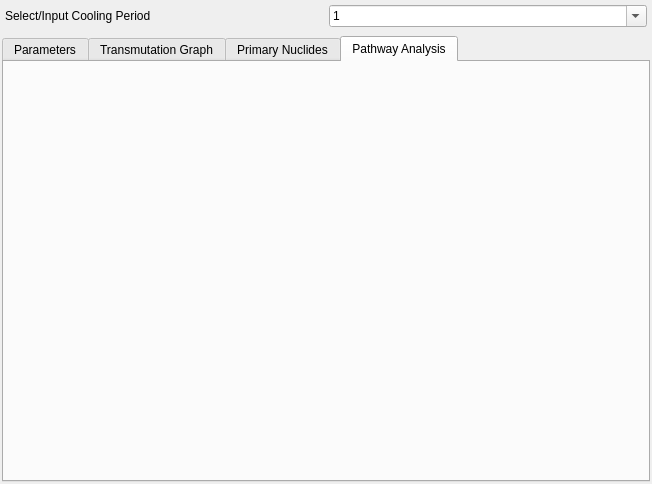
<?xml version="1.0" encoding="UTF-8"?>
<ui version="4.0">
 <class>ShowResultDlg</class>
 <widget class="QDialog" name="ShowResultDlg">
  <property name="geometry">
   <rect>
    <x>0</x>
    <y>0</y>
    <width>652</width>
    <height>484</height>
   </rect>
  </property>
  <property name="windowTitle">
   <string>Dialog</string>
  </property>
  <layout class="QVBoxLayout" name="verticalLayout">
   <property name="leftMargin">
    <number>2</number>
   </property>
   <property name="topMargin">
    <number>2</number>
   </property>
   <property name="rightMargin">
    <number>2</number>
   </property>
   <property name="bottomMargin">
    <number>2</number>
   </property>
   <item>
    <layout class="QHBoxLayout" name="horizontalLayout">
     <property name="leftMargin">
      <number>3</number>
     </property>
     <property name="topMargin">
      <number>3</number>
     </property>
     <property name="rightMargin">
      <number>3</number>
     </property>
     <property name="bottomMargin">
      <number>3</number>
     </property>
     <item>
      <widget class="QLabel" name="label">
       <property name="text">
        <string>Select/Input Cooling Period</string>
       </property>
      </widget>
     </item>
     <item>
      <widget class="QComboBox" name="comboBoxDecayPeriod">
       <property name="editable">
        <bool>true</bool>
       </property>
       <item>
        <property name="text">
         <string>1</string>
        </property>
       </item>
       <item>
        <property name="text">
         <string>2</string>
        </property>
       </item>
       <item>
        <property name="text">
         <string>3</string>
        </property>
       </item>
       <item>
        <property name="text">
         <string>4</string>
        </property>
       </item>
       <item>
        <property name="text">
         <string>5</string>
        </property>
       </item>
      </widget>
     </item>
    </layout>
   </item>
   <item>
    <widget class="QTabWidget" name="tabWidgetParameters">
     <property name="currentIndex">
      <number>3</number>
     </property>
     <widget class="WidgetParam" name="Parameters">
      <attribute name="title">
       <string>Parameters</string>
      </attribute>
      <layout class="QVBoxLayout" name="verticalLayout_2">
       <property name="spacing">
        <number>0</number>
       </property>
       <property name="leftMargin">
        <number>0</number>
       </property>
       <property name="topMargin">
        <number>0</number>
       </property>
       <property name="rightMargin">
        <number>0</number>
       </property>
       <property name="bottomMargin">
        <number>0</number>
       </property>
      </layout>
     </widget>
     <widget class="WidgetTransGraph" name="TransmutationGraph">
      <attribute name="title">
       <string>Transmutation Graph</string>
      </attribute>
     </widget>
     <widget class="WidgetPrimaryNuclides" name="PrimaryNuclides">
      <attribute name="title">
       <string>Primary Nuclides</string>
      </attribute>
     </widget>
     <widget class="WidgetPathway" name="PathwayAnalysis">
      <attribute name="title">
       <string>Pathway Analysis</string>
      </attribute>
     </widget>
    </widget>
   </item>
  </layout>
 </widget>
 <customwidgets>
  <customwidget>
   <class>WidgetParam</class>
   <extends>QWidget</extends>
   <header location="global">widgetparam.h</header>
   <container>1</container>
  </customwidget>
  <customwidget>
   <class>WidgetPrimaryNuclides</class>
   <extends>QWidget</extends>
   <header location="global">widgetprimarynuclides.h</header>
   <container>1</container>
  </customwidget>
  <customwidget>
   <class>WidgetTransGraph</class>
   <extends>QWidget</extends>
   <header location="global">widgettransgraph.h</header>
   <container>1</container>
  </customwidget>
  <customwidget>
   <class>WidgetPathway</class>
   <extends>QWidget</extends>
   <header location="global">widgetpathway.h</header>
   <container>1</container>
  </customwidget>
 </customwidgets>
 <resources/>
 <connections/>
</ui>
